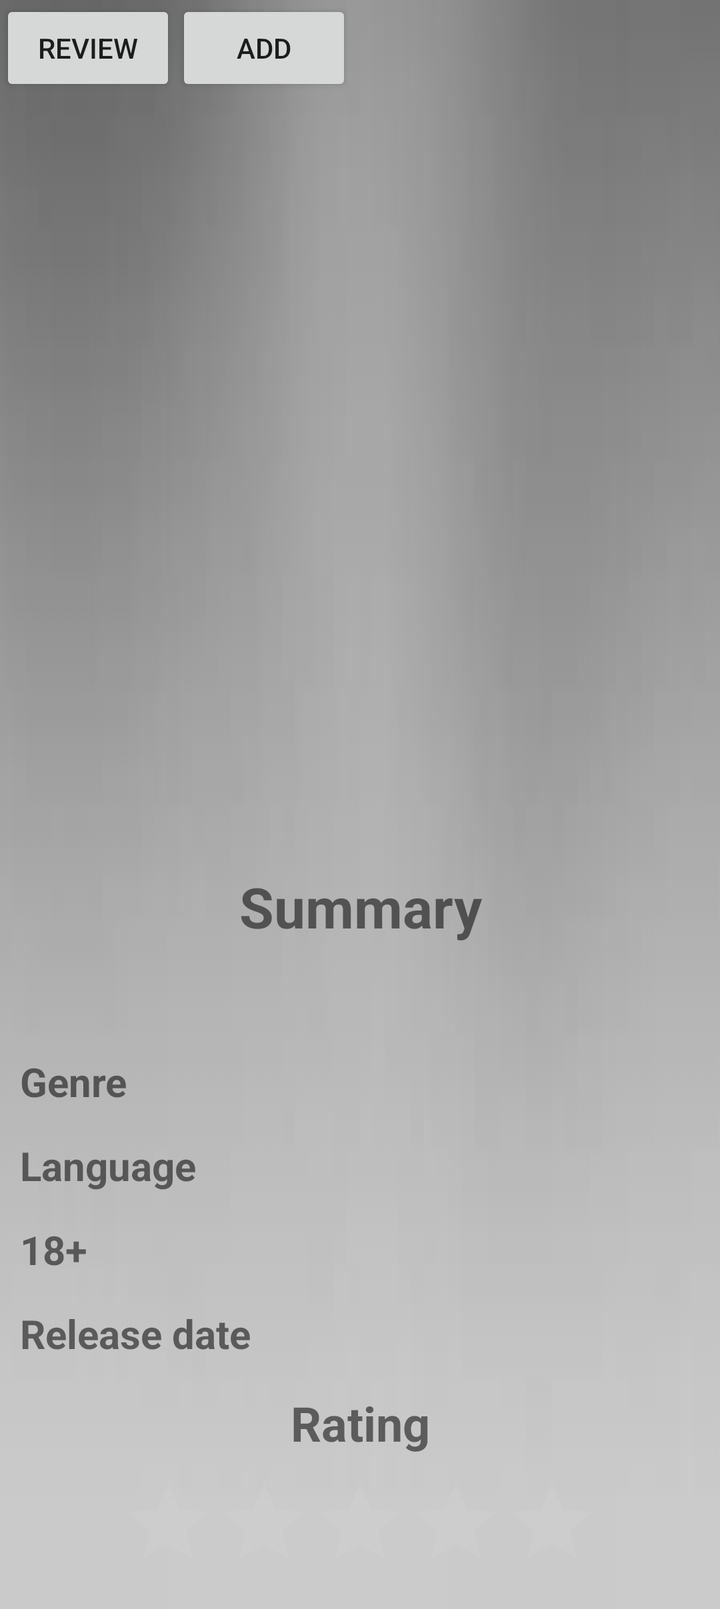
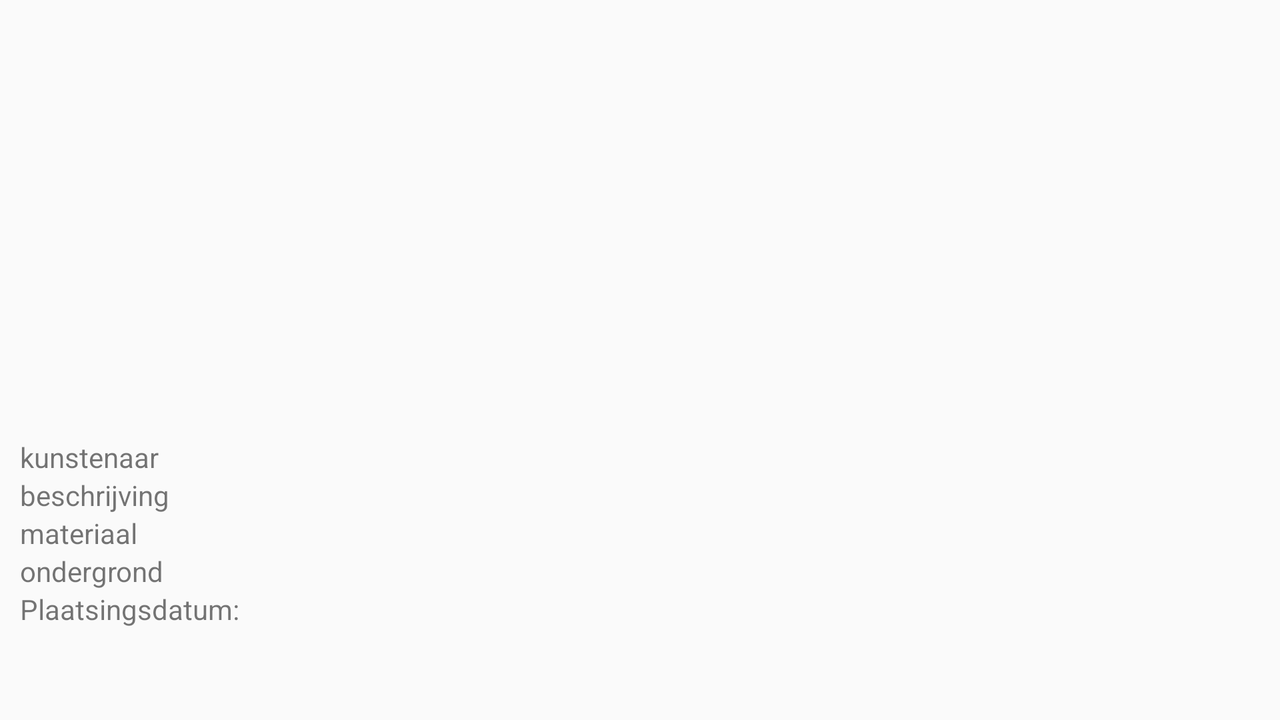

Compare how this app lays out the same screen by default and in its alternative resource folder. The renders come first, then the two layout files and the values they reference.
<!-- AndroidManifest.xml: application theme AppTheme -->
<!-- res/layout/activity_element_detail.xml -->
<?xml version="1.0" encoding="utf-8"?>
<ScrollView xmlns:android="http://schemas.android.com/apk/res/android"
    xmlns:app="http://schemas.android.com/apk/res-auto"
    xmlns:tools="http://schemas.android.com/tools"
    android:layout_width="match_parent"
    android:layout_height="match_parent"
    tools:context=".movie.MovieDetailActivity"
    android:orientation="vertical"
    android:background="@drawable/bg2">

    <LinearLayout

        android:layout_width="match_parent"
        android:layout_height="match_parent"
        android:orientation="vertical"
        android:background="@drawable/bg2">
    <LinearLayout
        android:layout_width="match_parent"
        android:layout_height="match_parent"
        android:orientation="horizontal">
        <Button
            android:layout_width="wrap_content"
            android:layout_height="wrap_content"
            android:text="@string/add_review_button"
            android:drawableRight="@drawable/ic_rate_review"
            android:id="@+id/reviewButton"></Button>
        <Button
            android:layout_width="wrap_content"
            android:layout_height="wrap_content"
            android:drawableRight="@drawable/ic_list_add"
            android:text="@string/add_toList_button"
            android:id="@+id/listAdd"></Button>
    </LinearLayout>
        <ImageView
            android:id="@+id/poster_imageview"
            android:layout_width="match_parent"
            android:layout_height="300dp"
            android:layout_marginBottom="20sp">

        </ImageView>

        <TextView
            android:id="@+id/movie_title_in"
            android:textColor="#242222"
            android:layout_width="match_parent"
            android:layout_height="wrap_content"
            android:layout_marginBottom="20dp"
            android:textSize="35sp"
            android:textAlignment="center"
            android:textStyle="bold"
            android:gravity="center_horizontal">
        </TextView>

        <TextView
            android:id="@+id/movie_summary"
            android:text="@string/summary_text"
            android:textAlignment="center"
            android:layout_width="match_parent"
            android:layout_height="wrap_content"
            android:textSize="28sp"
            android:textStyle="bold"
            android:gravity="center_horizontal">
        </TextView>

        <TextView
            android:id="@+id/movie_summary_in"
            android:layout_width="match_parent"
            android:layout_height="wrap_content"
            android:layout_margin="10dp"
            android:textSize="15sp">
        </TextView>

        <LinearLayout
            android:layout_width="match_parent"
            android:layout_height="wrap_content"
            android:orientation="horizontal"
            android:layout_marginTop="15dp"
            android:layout_marginBottom="15dp">

            <TextView
                android:id="@+id/movie_genre"
                android:layout_width="0dp"
                android:layout_weight="0.5"
                android:layout_height="match_parent"
                android:layout_marginLeft="10dp"
                android:text="@string/genre_text"
                android:textSize="20sp"
                android:textStyle="bold">
            </TextView>

            <TextView
                android:id="@+id/movie_genre_in"
                android:layout_width="0dp"
                android:layout_weight="0.5"
                android:textSize="20sp"
                android:layout_height="match_parent">
            </TextView>
        </LinearLayout>

        <LinearLayout
            android:layout_width="match_parent"
            android:layout_height="wrap_content"
            android:orientation="horizontal"
            android:layout_marginBottom="15dp">

            <TextView
                android:id="@+id/movie_language"
                android:layout_width="0dp"
                android:layout_weight="0.5"
                android:layout_height="match_parent"
                android:layout_marginLeft="10dp"
                android:text="@string/language_text"
                android:textSize="20sp"
                android:textStyle="bold">
            </TextView>

            <TextView
                android:id="@+id/movie_language_in"
                android:layout_width="0dp"
                android:layout_weight="0.5"
                android:textSize="20sp"
                android:layout_height="match_parent">
            </TextView>
        </LinearLayout>

        <LinearLayout
            android:layout_width="match_parent"
            android:layout_height="wrap_content"
            android:orientation="horizontal"
            android:layout_marginBottom="15dp">

            <TextView
                android:id="@+id/movie_eighteenPlus"
                android:layout_width="0dp"
                android:layout_weight="0.5"
                android:layout_height="match_parent"
                android:layout_marginLeft="10dp"
                android:text="@string/eighteenPlus_text"
                android:textSize="20sp"
                android:textStyle="bold">
            </TextView>

            <TextView
                android:id="@+id/movie_eighteenPlus_in"
                android:layout_width="0dp"
                android:layout_weight="0.5"
                android:textSize="20sp"
                android:layout_height="match_parent">
            </TextView>
        </LinearLayout>

        <LinearLayout
            android:layout_width="match_parent"
            android:layout_height="wrap_content"
            android:orientation="horizontal"
            android:layout_marginBottom="15dp">

            <TextView
                android:id="@+id/movie_releaseDate"
                android:layout_width="0dp"
                android:layout_weight="0.5"
                android:layout_height="match_parent"
                android:layout_marginLeft="10dp"
                android:text="@string/releaseDate_text"
                android:textSize="20sp"
                android:textStyle="bold">
            </TextView>

            <TextView
                android:id="@+id/movie_releaseDate_in"
                android:layout_width="0dp"
                android:layout_weight="0.5"
                android:textSize="20sp"
                android:layout_height="match_parent">
            </TextView>
        </LinearLayout>

        <TextView
            android:id="@+id/movie_rating"
            android:text="@string/rating_text"
            android:textAlignment="center"
            android:layout_width="match_parent"
            android:layout_height="wrap_content"
            android:textSize="24sp"
            android:textStyle="bold"
            android:gravity="center_horizontal">
        </TextView>

        <RatingBar
            android:id="@+id/movie_rating_bar"
            android:layout_width="wrap_content"
            android:layout_height="wrap_content"
            android:layout_gravity="center"
            android:theme="@style/RatingBar"
            android:layout_marginTop="10dp"
            android:layout_marginBottom="10dp"
            android:rating="0">
        </RatingBar>





    </LinearLayout>
</ScrollView>
<!-- resources referenced by this layout -->
<resources>
  <!-- drawable bg2: jpg bitmap (drawable, 1402 bytes) -->
  <string name="add_review_button">Review </string>
  <string name="add_toList_button">Add  </string>
  <string name="eighteenPlus_text">18+</string>
  <string name="genre_text">Genre</string>
  <string name="language_text">Language</string>
  <string name="rating_text">Rating</string>
  <string name="releaseDate_text">Release date</string>
  <string name="summary_text">Summary</string>
  <style name="RatingBar" parent="Theme.AppCompat">
          <item name="colorControlNormal">@color/lightGrey</item>
          <item name="colorControlActivated">@color/duskYellow</item>
      </style>
  <style name="AppTheme" parent="Theme.AppCompat.Light.DarkActionBar">
          
          <item name="colorPrimary">@color/colorPrimary</item>
          <item name="colorPrimaryDark">@color/colorPrimaryDark</item>
          <item name="colorAccent">@color/colorAccent</item>
      </style>
  <color name="lightGrey">#D3D3D3</color>
  <color name="duskYellow">#ffc922</color>
  <color name="colorPrimary">#008577</color>
  <color name="colorPrimaryDark">#00574B</color>
  <color name="colorAccent">#D81B60</color>
</resources>
<!-- res/layout-land/activity_element_detail.xml (the repository's variant of the layout above) -->
<!-- drawn on the phone turned sideways -->
<?xml version="1.0" encoding="utf-8"?>
<ScrollView xmlns:android="http://schemas.android.com/apk/res/android"
    xmlns:app="http://schemas.android.com/apk/res-auto"
    xmlns:tools="http://schemas.android.com/tools"
    android:layout_width="match_parent"
    android:layout_height="match_parent"
    tools:context=".ElementDetailActivity"
    android:orientation="vertical"
    >

    <LinearLayout
        android:layout_width="wrap_content"
        android:layout_height="wrap_content"
        android:orientation="vertical">

        <TextView
            android:layout_width="match_parent"
            android:layout_height="wrap_content"
            android:id="@+id/title_detail"
            android:textStyle="bold"
            android:layout_marginLeft="10dp"
            />
        <LinearLayout
            android:layout_width="wrap_content"
            android:layout_height="wrap_content"
            android:orientation="horizontal">

            <TextView
                android:id="@+id/geographical_location_detail"
                android:layout_width="474dp"
                android:layout_height="wrap_content"
                android:layout_marginLeft="10dp"/>

            <ImageView
                android:id="@+id/image_detail"
                android:layout_width="250dp"
                android:layout_height="200dp"
                android:layout_marginRight="10dp"/>
        </LinearLayout>



        <LinearLayout
            android:layout_width="wrap_content"
            android:layout_height="wrap_content"
            android:orientation="horizontal"
            android:layout_marginLeft="10dp">

            <TextView
                android:layout_width="match_parent"
                android:layout_height="wrap_content"
                android:width="100dp"
                android:text="kunstenaar" />
            <TextView
                android:id="@+id/artist_detail"
                android:layout_width="wrap_content"
                android:layout_height="wrap_content" />
        </LinearLayout>
        <LinearLayout
            android:layout_width="wrap_content"
            android:layout_height="wrap_content"
            android:orientation="horizontal"
            android:layout_marginLeft="10dp">
            <TextView
                android:text="beschrijving"
                android:layout_width="wrap_content"
                android:layout_height="wrap_content"
                android:width="100dp"/>
            <TextView
                android:id="@+id/description_detail"
                android:layout_width="wrap_content"
                android:layout_height="wrap_content" />
        </LinearLayout>
        <LinearLayout
            android:layout_width="wrap_content"
            android:layout_height="wrap_content"
            android:orientation="horizontal"
            android:layout_marginLeft="10dp">
            <TextView
                android:text="materiaal"
                android:layout_width="wrap_content"
                android:layout_height="wrap_content"
                android:width="100dp"/>
            <TextView
                android:id="@+id/material_detail"
                android:layout_width="wrap_content"
                android:layout_height="wrap_content" />
        </LinearLayout>
        <LinearLayout
            android:layout_width="wrap_content"
            android:layout_height="wrap_content"
            android:orientation="horizontal"
            android:layout_marginLeft="10dp">
            <TextView
                android:text="ondergrond"
                android:layout_width="wrap_content"
                android:layout_height="wrap_content"
                android:width="100dp"/>
            <TextView
                android:layout_width="wrap_content"
                android:layout_height="wrap_content"
                android:id="@+id/underground_detail"
                />
        </LinearLayout>
        <LinearLayout
            android:layout_width="wrap_content"
            android:layout_height="wrap_content"
            android:orientation="horizontal"
            android:layout_marginLeft="10dp">
            <TextView
                android:text="Plaatsingsdatum: "
                android:layout_width="wrap_content"
                android:layout_height="wrap_content"
                android:width="200dp"/>
            <TextView
                android:layout_width="wrap_content"
                android:layout_height="wrap_content"
                android:id="@+id/placement_date_detail"
                />
        </LinearLayout>
    </LinearLayout>

</ScrollView>
<!-- resources referenced by the variant -->
<!-- as the phone turned sideways resolves them -->
<resources>
  <style name="AppTheme" parent="Theme.AppCompat.Light.DarkActionBar">
          
          <item name="colorPrimary">@color/colorPrimary</item>
          <item name="colorPrimaryDark">@color/colorPrimaryDark</item>
          <item name="colorAccent">@color/colorAccent</item>
      </style>
  <color name="colorPrimary">#008577</color>
  <color name="colorPrimaryDark">#00574B</color>
  <color name="colorAccent">#D81B60</color>
</resources>
